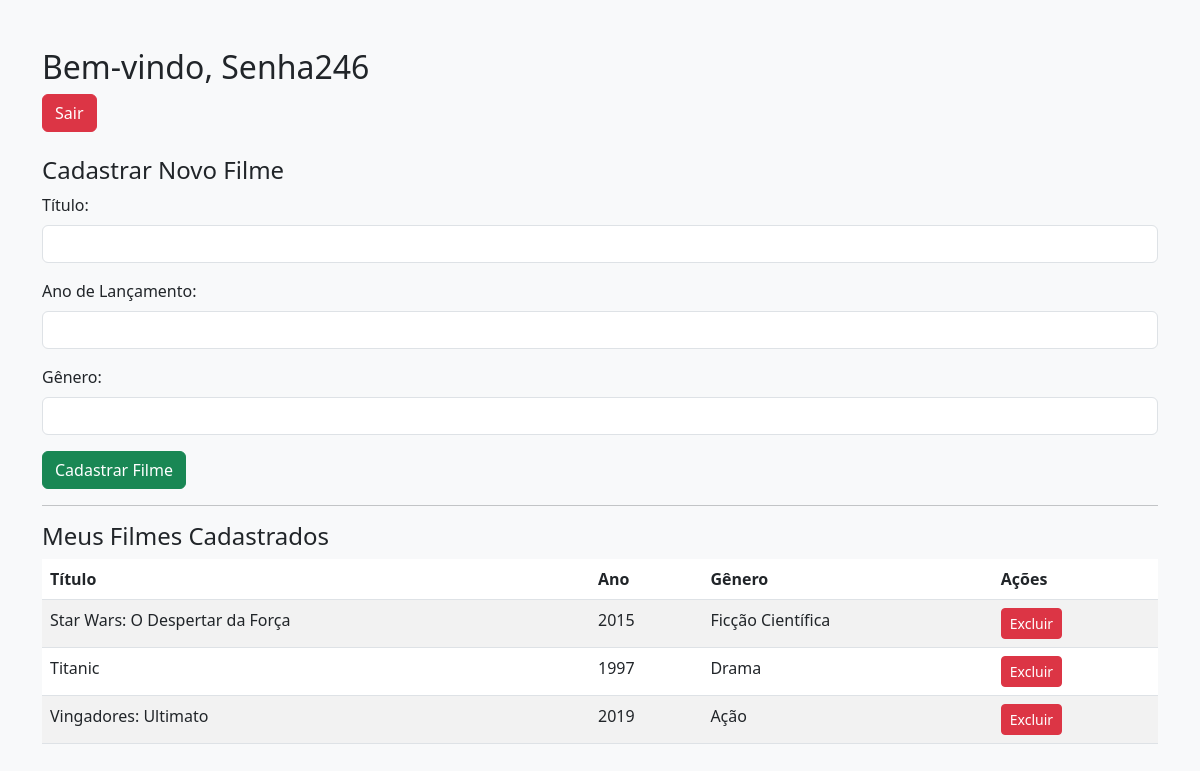
Page /cadastro-filmes/dashboard.php (signed in) on the committed database.
### tables this page shows
CREATE TABLE `tb_filmes` (
  `id` int(11) NOT NULL,
  `usuario_id` int(11) NOT NULL,
  `titulo` varchar(255) NOT NULL,
  `ano` int(11) NOT NULL,
  `genero` varchar(100) NOT NULL
);

### cadastro-filmes/dashboard.php (the view, shortened to what this page needs)
<?php
$conn = conectar_banco();
$usuario_id = $_SESSION['usuario_id'];
$sql = "SELECT id, titulo, ano, genero FROM tb_filmes WHERE usuario_id = ? ORDER BY id DESC";
$stmt = $conn->prepare($sql);
$stmt->bind_param("i", $usuario_id);
$stmt->execute();
$result = $stmt->get_result();
$filmes = $result->fetch_all(MYSQLI_ASSOC);
?>
<!DOCTYPE html>
<html lang="pt-br">
<head>
    <link href="https://cdn.jsdelivr.net/npm/bootstrap@5.3.0/dist/css/bootstrap.min.css" rel="stylesheet">
</head>
<body class="bg-light">
<div class="container mt-5">
    <h2>Bem-vindo, <?= htmlspecialchars($_SESSION['usuario_nome']) ?></h2>
    <a href="logout.php" class="btn btn-danger mb-4">Sair</a>
    <h4>Cadastrar Novo Filme</h4>
    <form method="post" action="dashboard.php">
        <div class="mb-3">
            <label for="titulo" class="form-label">Título:</label>
            <input type="text" class="form-control" id="titulo" name="titulo" required>
        </div>
        <div class="mb-3">
            <label for="ano" class="form-label">Ano de Lançamento:</label>
            <input type="number" class="form-control" id="ano" name="ano" min="1800" max="<?= date("Y") + 1 ?>" required>
        </div>
        <div class="mb-3">
            <label for="genero" class="form-label">Gênero:</label>
            <input type="text" class="form-control" id="genero" name="genero" required>
        </div>
        <button type="submit" class="btn btn-success">Cadastrar Filme</button>
    </form>
    <hr>
    <h4>Meus Filmes Cadastrados</h4>
    <?php if (count($filmes) === 0): ?>
        <p>Nenhum filme cadastrado ainda.</p>
    <?php else: ?>
        <table class="table table-striped">
            <thead>
                <tr>
                    <th>Título</th>
                    <th>Ano</th>
                    <th>Gênero</th>
                    <th>Ações</th>
                </tr>
            </thead>
            <tbody>
                <?php foreach ($filmes as $filme): ?>
                <tr>
                    <td><?= htmlspecialchars($filme['titulo']) ?></td>
                    <td><?= htmlspecialchars($filme['ano']) ?></td>
                    <td><?= htmlspecialchars($filme['genero']) ?></td>
                    <td>
                        <a href="dashboard.php?excluir=<?= $filme['id'] ?>" class="btn btn-danger btn-sm" onclick="return confirm('Tem certeza que deseja excluir este filme?')">Excluir</a>
                    </td>
                </tr>
                <?php endforeach; ?>
            </tbody>
        </table>
    <?php endif; ?>
</div>
</body>
</html>

### rows in the picture
tb_filmes: titulo "Star Wars: O Despertar da Força", ano "2015", genero "Ficção Científica"
tb_filmes: titulo "Titanic", ano "1997", genero "Drama"
tb_filmes: titulo "Vingadores: Ultimato", ano "2019", genero "Ação"

### other values in the picture
$_SESSION['usuario_nome'] "Senha246"
